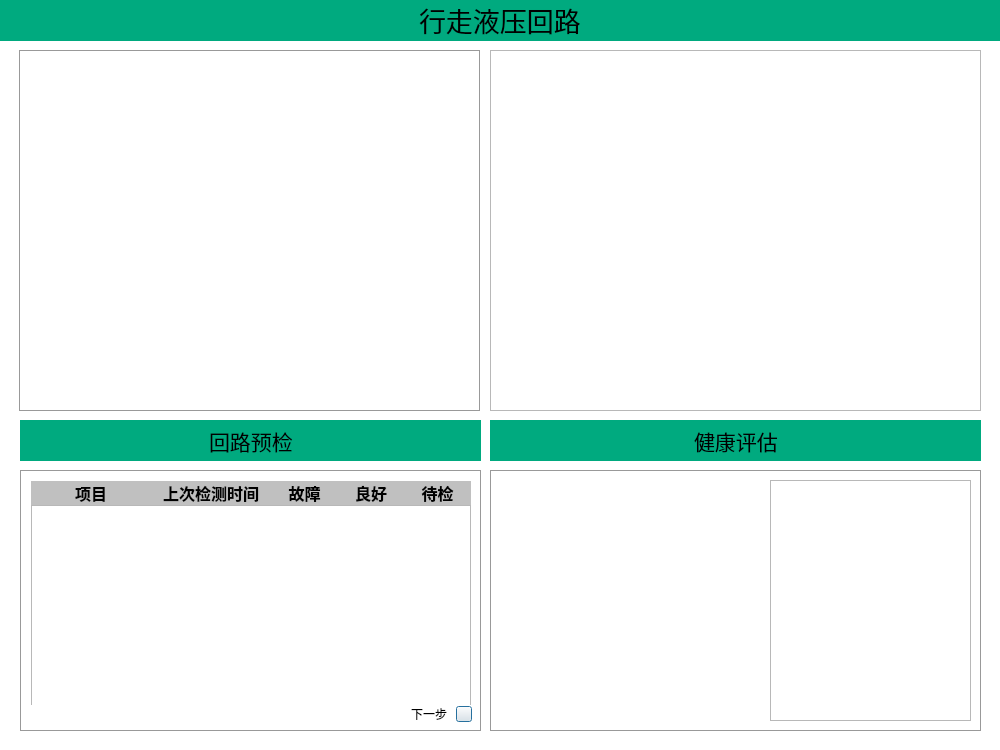
<?xml version="1.0" encoding="UTF-8"?>
<ui version="4.0">
 <class>TravelCircuitDialog</class>
 <widget class="QDialog" name="TravelCircuitDialog">
  <property name="geometry">
   <rect>
    <x>0</x>
    <y>0</y>
    <width>1000</width>
    <height>750</height>
   </rect>
  </property>
  <property name="windowTitle">
   <string>Dialog</string>
  </property>
  <property name="styleSheet">
   <string notr="true">QDialog
{
	background-color: rgb(255, 255, 255);
}
QWidget#verticalWidget
{
	border:1px solid #999
}

QGroupBox#groupEval
{
	border:1px solid #999
}
#panel
{
	background-color: rgb(0, 170, 127);
}
QFrame#frame
{
	border:1px solid #999;
}
#horizontalWidget,#horizontalWidget_2
{
	
	background-color: rgb(0, 170, 127);
}
QCheckBox#pressureSensor1,QCheckBox#pressureSensor2
{
	border-image: url(:/transducer/rsc/pressure.bmp);
}

QCheckBox#pressureSensor3,QCheckBox#pressureSensor4,QCheckBox#pressureSensor5
{
	border-image: url(:/transducer/rsc/pressure.bmp);
}

QCheckBox#dispSensor
{
	border-image: url(:/transducer/rsc/displacement.png);
}

QPushButton#btnRun
{
	border-image: url(:/icons/rsc/开始.png);
}

QPushButton#btnStop
{
	border-image: url(:/icons/rsc/停止.png);
}

QPushButton#btnHistory
{
	border-image: url(:/icons/rsc/历史.png);
}

QPushButton#btnEval
{
	border-image: url(:/icons/rsc/评估.png);
}
#horizontalWidget,#horizontalWidget_2
{
	
	background-color: rgb(0, 170, 127);
}
QStackedWidget
{
	border:1px solid #999;
}
QPushButton#pageDown_1
{
	border-image:url(:/icons/rsc/double-right-chevron.png)
}
QPushButton#pageUp_2
{
	border-image:url(:/icons/rsc/double-left-chevron.png)
}
QPushButton#pageDown_2
{
	border-image:url(:/icons/rsc/double-right-chevron.png)
}
QPushButton#pageUp_3
{
	border-image:url(:/icons/rsc/double-left-chevron.png)
}</string>
  </property>
  <widget class="QWidget" name="panel" native="true">
   <property name="geometry">
    <rect>
     <x>0</x>
     <y>0</y>
     <width>1001</width>
     <height>41</height>
    </rect>
   </property>
   <property name="styleSheet">
    <string notr="true">#panel
{
background-color: rgb(0, 170, 127);
}</string>
   </property>
   <layout class="QHBoxLayout" name="horizontalLayout_2">
    <item>
     <widget class="QLabel" name="label_6">
      <property name="sizePolicy">
       <sizepolicy hsizetype="Fixed" vsizetype="Fixed">
        <horstretch>0</horstretch>
        <verstretch>0</verstretch>
       </sizepolicy>
      </property>
      <property name="font">
       <font>
        <family>楷体</family>
        <pointsize>20</pointsize>
       </font>
      </property>
      <property name="text">
       <string>行走液压回路</string>
      </property>
     </widget>
    </item>
   </layout>
  </widget>
  <widget class="QStackedWidget" name="stackedWidget">
   <property name="geometry">
    <rect>
     <x>20</x>
     <y>470</y>
     <width>461</width>
     <height>261</height>
    </rect>
   </property>
   <property name="currentIndex">
    <number>0</number>
   </property>
   <widget class="QWidget" name="page_1">
    <widget class="QPushButton" name="pageDown_1">
     <property name="geometry">
      <rect>
       <x>435</x>
       <y>235</y>
       <width>16</width>
       <height>16</height>
      </rect>
     </property>
     <property name="text">
      <string/>
     </property>
    </widget>
    <widget class="QWidget" name="verticalLayoutWidget">
     <property name="geometry">
      <rect>
       <x>10</x>
       <y>10</y>
       <width>442</width>
       <height>224</height>
      </rect>
     </property>
     <layout class="QVBoxLayout" name="verticalLayout">
      <property name="spacing">
       <number>0</number>
      </property>
      <item>
       <layout class="QHBoxLayout" name="horizontalLayout_9">
        <property name="rightMargin">
         <number>2</number>
        </property>
        <item>
         <widget class="QLabel" name="label_7">
          <property name="sizePolicy">
           <sizepolicy hsizetype="Fixed" vsizetype="Preferred">
            <horstretch>0</horstretch>
            <verstretch>0</verstretch>
           </sizepolicy>
          </property>
          <property name="minimumSize">
           <size>
            <width>120</width>
            <height>16</height>
           </size>
          </property>
          <property name="font">
           <font>
            <family>楷体</family>
            <pointsize>12</pointsize>
            <weight>75</weight>
            <bold>true</bold>
           </font>
          </property>
          <property name="styleSheet">
           <string notr="true">background-color: rgb(192, 192, 192);
border-right-color: rgb(0, 0, 0);
</string>
          </property>
          <property name="text">
           <string>项目</string>
          </property>
          <property name="alignment">
           <set>Qt::AlignCenter</set>
          </property>
         </widget>
        </item>
        <item>
         <widget class="QLabel" name="label_8">
          <property name="sizePolicy">
           <sizepolicy hsizetype="Fixed" vsizetype="Preferred">
            <horstretch>0</horstretch>
            <verstretch>0</verstretch>
           </sizepolicy>
          </property>
          <property name="minimumSize">
           <size>
            <width>120</width>
            <height>0</height>
           </size>
          </property>
          <property name="font">
           <font>
            <family>楷体</family>
            <pointsize>12</pointsize>
            <weight>75</weight>
            <bold>true</bold>
           </font>
          </property>
          <property name="styleSheet">
           <string notr="true">background-color: rgb(192, 192, 192);
border-right-color: rgb(0, 0, 0);</string>
          </property>
          <property name="text">
           <string>上次检测时间</string>
          </property>
          <property name="alignment">
           <set>Qt::AlignCenter</set>
          </property>
         </widget>
        </item>
        <item>
         <widget class="QLabel" name="label_9">
          <property name="font">
           <font>
            <family>楷体</family>
            <pointsize>12</pointsize>
            <weight>75</weight>
            <bold>true</bold>
           </font>
          </property>
          <property name="styleSheet">
           <string notr="true">background-color: rgb(192, 192, 192);
border-right-color: rgb(0, 0, 0);</string>
          </property>
          <property name="text">
           <string>故障</string>
          </property>
          <property name="alignment">
           <set>Qt::AlignCenter</set>
          </property>
         </widget>
        </item>
        <item>
         <widget class="QLabel" name="label_10">
          <property name="font">
           <font>
            <family>楷体</family>
            <pointsize>12</pointsize>
            <weight>75</weight>
            <bold>true</bold>
           </font>
          </property>
          <property name="styleSheet">
           <string notr="true">background-color: rgb(192, 192, 192);
border-right-color: rgb(0, 0, 0);</string>
          </property>
          <property name="text">
           <string>良好</string>
          </property>
          <property name="alignment">
           <set>Qt::AlignCenter</set>
          </property>
         </widget>
        </item>
        <item>
         <widget class="QLabel" name="label_11">
          <property name="font">
           <font>
            <family>楷体</family>
            <pointsize>12</pointsize>
            <weight>75</weight>
            <bold>true</bold>
           </font>
          </property>
          <property name="styleSheet">
           <string notr="true">background-color: rgb(192, 192, 192);
border-right-color: rgb(0, 0, 0);</string>
          </property>
          <property name="text">
           <string>待检</string>
          </property>
          <property name="alignment">
           <set>Qt::AlignCenter</set>
          </property>
         </widget>
        </item>
       </layout>
      </item>
      <item>
       <widget class="QListWidget" name="checkList">
        <property name="sizePolicy">
         <sizepolicy hsizetype="Fixed" vsizetype="Fixed">
          <horstretch>0</horstretch>
          <verstretch>0</verstretch>
         </sizepolicy>
        </property>
        <property name="minimumSize">
         <size>
          <width>440</width>
          <height>204</height>
         </size>
        </property>
        <property name="resizeMode">
         <enum>QListView::Fixed</enum>
        </property>
        <property name="spacing">
         <number>15</number>
        </property>
       </widget>
      </item>
     </layout>
    </widget>
    <widget class="QLabel" name="label_4">
     <property name="geometry">
      <rect>
       <x>390</x>
       <y>235</y>
       <width>40</width>
       <height>16</height>
      </rect>
     </property>
     <property name="text">
      <string>下一步</string>
     </property>
    </widget>
   </widget>
   <widget class="QWidget" name="page_2">
    <widget class="QWidget" name="layoutWidget">
     <property name="geometry">
      <rect>
       <x>10</x>
       <y>10</y>
       <width>441</width>
       <height>221</height>
      </rect>
     </property>
     <layout class="QVBoxLayout" name="verticalLayout_4">
      <property name="spacing">
       <number>10</number>
      </property>
      <property name="topMargin">
       <number>10</number>
      </property>
      <property name="bottomMargin">
       <number>10</number>
      </property>
      <item>
       <layout class="QHBoxLayout" name="horizontalLayout_5">
        <property name="spacing">
         <number>6</number>
        </property>
        <property name="leftMargin">
         <number>5</number>
        </property>
        <property name="rightMargin">
         <number>5</number>
        </property>
        <item>
         <widget class="QCheckBox" name="pressureSensor1">
          <property name="sizePolicy">
           <sizepolicy hsizetype="Fixed" vsizetype="Fixed">
            <horstretch>0</horstretch>
            <verstretch>0</verstretch>
           </sizepolicy>
          </property>
          <property name="minimumSize">
           <size>
            <width>72</width>
            <height>16</height>
           </size>
          </property>
          <property name="styleSheet">
           <string notr="true"/>
          </property>
          <property name="text">
           <string/>
          </property>
         </widget>
        </item>
        <item>
         <widget class="QLabel" name="label_2">
          <property name="sizePolicy">
           <sizepolicy hsizetype="Fixed" vsizetype="Fixed">
            <horstretch>0</horstretch>
            <verstretch>0</verstretch>
           </sizepolicy>
          </property>
          <property name="minimumSize">
           <size>
            <width>50</width>
            <height>20</height>
           </size>
          </property>
          <property name="font">
           <font>
            <family>楷体</family>
            <pointsize>12</pointsize>
           </font>
          </property>
          <property name="text">
           <string>传感器信号类型： </string>
          </property>
         </widget>
        </item>
        <item>
         <widget class="QComboBox" name="comboBox_1">
          <property name="sizePolicy">
           <sizepolicy hsizetype="Fixed" vsizetype="Fixed">
            <horstretch>0</horstretch>
            <verstretch>0</verstretch>
           </sizepolicy>
          </property>
          <property name="minimumSize">
           <size>
            <width>120</width>
            <height>20</height>
           </size>
          </property>
         </widget>
        </item>
       </layout>
      </item>
      <item>
       <layout class="QHBoxLayout" name="horizontalLayout_6">
        <property name="leftMargin">
         <number>5</number>
        </property>
        <property name="rightMargin">
         <number>5</number>
        </property>
        <item>
         <widget class="QCheckBox" name="pressureSensor2">
          <property name="sizePolicy">
           <sizepolicy hsizetype="Fixed" vsizetype="Fixed">
            <horstretch>0</horstretch>
            <verstretch>0</verstretch>
           </sizepolicy>
          </property>
          <property name="minimumSize">
           <size>
            <width>72</width>
            <height>16</height>
           </size>
          </property>
          <property name="text">
           <string/>
          </property>
         </widget>
        </item>
        <item>
         <widget class="QLabel" name="label_3">
          <property name="sizePolicy">
           <sizepolicy hsizetype="Fixed" vsizetype="Fixed">
            <horstretch>0</horstretch>
            <verstretch>0</verstretch>
           </sizepolicy>
          </property>
          <property name="minimumSize">
           <size>
            <width>50</width>
            <height>20</height>
           </size>
          </property>
          <property name="font">
           <font>
            <family>楷体</family>
            <pointsize>12</pointsize>
           </font>
          </property>
          <property name="text">
           <string>传感器信号类型：</string>
          </property>
         </widget>
        </item>
        <item>
         <widget class="QComboBox" name="comboBox_2">
          <property name="sizePolicy">
           <sizepolicy hsizetype="Fixed" vsizetype="Fixed">
            <horstretch>0</horstretch>
            <verstretch>0</verstretch>
           </sizepolicy>
          </property>
          <property name="minimumSize">
           <size>
            <width>120</width>
            <height>20</height>
           </size>
          </property>
         </widget>
        </item>
       </layout>
      </item>
      <item>
       <layout class="QHBoxLayout" name="horizontalLayout_8">
        <property name="leftMargin">
         <number>5</number>
        </property>
        <property name="rightMargin">
         <number>5</number>
        </property>
        <item>
         <widget class="QCheckBox" name="dispSensor">
          <property name="sizePolicy">
           <sizepolicy hsizetype="Fixed" vsizetype="Fixed">
            <horstretch>0</horstretch>
            <verstretch>0</verstretch>
           </sizepolicy>
          </property>
          <property name="minimumSize">
           <size>
            <width>72</width>
            <height>16</height>
           </size>
          </property>
          <property name="text">
           <string/>
          </property>
         </widget>
        </item>
        <item>
         <widget class="QLabel" name="label_5">
          <property name="sizePolicy">
           <sizepolicy hsizetype="Fixed" vsizetype="Fixed">
            <horstretch>0</horstretch>
            <verstretch>0</verstretch>
           </sizepolicy>
          </property>
          <property name="minimumSize">
           <size>
            <width>50</width>
            <height>20</height>
           </size>
          </property>
          <property name="font">
           <font>
            <family>楷体</family>
            <pointsize>12</pointsize>
           </font>
          </property>
          <property name="text">
           <string>传感器信号类型：</string>
          </property>
         </widget>
        </item>
        <item>
         <widget class="QComboBox" name="comboBox_3">
          <property name="sizePolicy">
           <sizepolicy hsizetype="Fixed" vsizetype="Fixed">
            <horstretch>0</horstretch>
            <verstretch>0</verstretch>
           </sizepolicy>
          </property>
          <property name="minimumSize">
           <size>
            <width>120</width>
            <height>20</height>
           </size>
          </property>
         </widget>
        </item>
       </layout>
      </item>
      <item>
       <layout class="QHBoxLayout" name="horizontalLayout_10">
        <property name="leftMargin">
         <number>5</number>
        </property>
        <property name="rightMargin">
         <number>5</number>
        </property>
        <item>
         <widget class="QCheckBox" name="pressureSensor3">
          <property name="sizePolicy">
           <sizepolicy hsizetype="Fixed" vsizetype="Fixed">
            <horstretch>0</horstretch>
            <verstretch>0</verstretch>
           </sizepolicy>
          </property>
          <property name="minimumSize">
           <size>
            <width>72</width>
            <height>16</height>
           </size>
          </property>
          <property name="text">
           <string/>
          </property>
         </widget>
        </item>
        <item>
         <widget class="QLabel" name="label_16">
          <property name="sizePolicy">
           <sizepolicy hsizetype="Fixed" vsizetype="Fixed">
            <horstretch>0</horstretch>
            <verstretch>0</verstretch>
           </sizepolicy>
          </property>
          <property name="minimumSize">
           <size>
            <width>50</width>
            <height>20</height>
           </size>
          </property>
          <property name="font">
           <font>
            <family>楷体</family>
            <pointsize>12</pointsize>
           </font>
          </property>
          <property name="text">
           <string>传感器信号类型：</string>
          </property>
         </widget>
        </item>
        <item>
         <widget class="QComboBox" name="comboBox_4">
          <property name="sizePolicy">
           <sizepolicy hsizetype="Fixed" vsizetype="Fixed">
            <horstretch>0</horstretch>
            <verstretch>0</verstretch>
           </sizepolicy>
          </property>
          <property name="minimumSize">
           <size>
            <width>120</width>
            <height>20</height>
           </size>
          </property>
         </widget>
        </item>
       </layout>
      </item>
      <item>
       <layout class="QHBoxLayout" name="horizontalLayout_11">
        <property name="leftMargin">
         <number>5</number>
        </property>
        <property name="rightMargin">
         <number>5</number>
        </property>
        <item>
         <widget class="QCheckBox" name="pressureSensor4">
          <property name="sizePolicy">
           <sizepolicy hsizetype="Fixed" vsizetype="Fixed">
            <horstretch>0</horstretch>
            <verstretch>0</verstretch>
           </sizepolicy>
          </property>
          <property name="minimumSize">
           <size>
            <width>72</width>
            <height>16</height>
           </size>
          </property>
          <property name="text">
           <string/>
          </property>
         </widget>
        </item>
        <item>
         <widget class="QLabel" name="label_17">
          <property name="sizePolicy">
           <sizepolicy hsizetype="Fixed" vsizetype="Fixed">
            <horstretch>0</horstretch>
            <verstretch>0</verstretch>
           </sizepolicy>
          </property>
          <property name="minimumSize">
           <size>
            <width>50</width>
            <height>20</height>
           </size>
          </property>
          <property name="font">
           <font>
            <family>楷体</family>
            <pointsize>12</pointsize>
           </font>
          </property>
          <property name="text">
           <string>传感器信号类型：</string>
          </property>
         </widget>
        </item>
        <item>
         <widget class="QComboBox" name="comboBox_5">
          <property name="sizePolicy">
           <sizepolicy hsizetype="Fixed" vsizetype="Fixed">
            <horstretch>0</horstretch>
            <verstretch>0</verstretch>
           </sizepolicy>
          </property>
          <property name="minimumSize">
           <size>
            <width>120</width>
            <height>20</height>
           </size>
          </property>
         </widget>
        </item>
       </layout>
      </item>
      <item>
       <layout class="QHBoxLayout" name="horizontalLayout_12">
        <property name="leftMargin">
         <number>5</number>
        </property>
        <property name="rightMargin">
         <number>5</number>
        </property>
        <item>
         <widget class="QCheckBox" name="pressureSensor5">
          <property name="sizePolicy">
           <sizepolicy hsizetype="Fixed" vsizetype="Fixed">
            <horstretch>0</horstretch>
            <verstretch>0</verstretch>
           </sizepolicy>
          </property>
          <property name="minimumSize">
           <size>
            <width>72</width>
            <height>16</height>
           </size>
          </property>
          <property name="text">
           <string/>
          </property>
         </widget>
        </item>
        <item>
         <widget class="QLabel" name="label_18">
          <property name="sizePolicy">
           <sizepolicy hsizetype="Fixed" vsizetype="Fixed">
            <horstretch>0</horstretch>
            <verstretch>0</verstretch>
           </sizepolicy>
          </property>
          <property name="minimumSize">
           <size>
            <width>50</width>
            <height>20</height>
           </size>
          </property>
          <property name="font">
           <font>
            <family>楷体</family>
            <pointsize>12</pointsize>
           </font>
          </property>
          <property name="text">
           <string>传感器信号类型：</string>
          </property>
         </widget>
        </item>
        <item>
         <widget class="QComboBox" name="comboBox_6">
          <property name="sizePolicy">
           <sizepolicy hsizetype="Fixed" vsizetype="Fixed">
            <horstretch>0</horstretch>
            <verstretch>0</verstretch>
           </sizepolicy>
          </property>
          <property name="minimumSize">
           <size>
            <width>120</width>
            <height>20</height>
           </size>
          </property>
         </widget>
        </item>
       </layout>
      </item>
     </layout>
    </widget>
    <widget class="QPushButton" name="pageDown_2">
     <property name="geometry">
      <rect>
       <x>435</x>
       <y>235</y>
       <width>16</width>
       <height>16</height>
      </rect>
     </property>
     <property name="text">
      <string/>
     </property>
    </widget>
    <widget class="QPushButton" name="pageUp_2">
     <property name="geometry">
      <rect>
       <x>10</x>
       <y>235</y>
       <width>16</width>
       <height>16</height>
      </rect>
     </property>
     <property name="text">
      <string/>
     </property>
    </widget>
    <widget class="QLabel" name="label_12">
     <property name="geometry">
      <rect>
       <x>35</x>
       <y>235</y>
       <width>40</width>
       <height>16</height>
      </rect>
     </property>
     <property name="text">
      <string>上一步</string>
     </property>
    </widget>
    <widget class="QLabel" name="label_13">
     <property name="geometry">
      <rect>
       <x>390</x>
       <y>235</y>
       <width>40</width>
       <height>16</height>
      </rect>
     </property>
     <property name="text">
      <string>下一步</string>
     </property>
    </widget>
   </widget>
   <widget class="QWidget" name="page_3">
    <widget class="QWidget" name="layoutWidget_2">
     <property name="geometry">
      <rect>
       <x>10</x>
       <y>10</y>
       <width>441</width>
       <height>221</height>
      </rect>
     </property>
     <layout class="QHBoxLayout" name="horizontalLayout">
      <property name="leftMargin">
       <number>10</number>
      </property>
      <property name="rightMargin">
       <number>10</number>
      </property>
      <item>
       <widget class="QTextBrowser" name="textBrowser">
        <property name="sizePolicy">
         <sizepolicy hsizetype="Fixed" vsizetype="Expanding">
          <horstretch>0</horstretch>
          <verstretch>0</verstretch>
         </sizepolicy>
        </property>
        <property name="minimumSize">
         <size>
          <width>80</width>
          <height>0</height>
         </size>
        </property>
       </widget>
      </item>
      <item>
       <layout class="QVBoxLayout" name="verticalLayout_2">
        <property name="leftMargin">
         <number>3</number>
        </property>
        <property name="rightMargin">
         <number>3</number>
        </property>
        <item>
         <widget class="QPushButton" name="btnRun">
          <property name="sizePolicy">
           <sizepolicy hsizetype="Fixed" vsizetype="Fixed">
            <horstretch>0</horstretch>
            <verstretch>0</verstretch>
           </sizepolicy>
          </property>
          <property name="minimumSize">
           <size>
            <width>41</width>
            <height>41</height>
           </size>
          </property>
          <property name="text">
           <string/>
          </property>
         </widget>
        </item>
        <item>
         <widget class="QPushButton" name="btnStop">
          <property name="sizePolicy">
           <sizepolicy hsizetype="Fixed" vsizetype="Fixed">
            <horstretch>0</horstretch>
            <verstretch>0</verstretch>
           </sizepolicy>
          </property>
          <property name="minimumSize">
           <size>
            <width>41</width>
            <height>41</height>
           </size>
          </property>
          <property name="text">
           <string/>
          </property>
         </widget>
        </item>
        <item>
         <widget class="QPushButton" name="btnHistory">
          <property name="sizePolicy">
           <sizepolicy hsizetype="Fixed" vsizetype="Fixed">
            <horstretch>0</horstretch>
            <verstretch>0</verstretch>
           </sizepolicy>
          </property>
          <property name="minimumSize">
           <size>
            <width>41</width>
            <height>41</height>
           </size>
          </property>
          <property name="text">
           <string/>
          </property>
         </widget>
        </item>
        <item>
         <widget class="QPushButton" name="btnEval">
          <property name="sizePolicy">
           <sizepolicy hsizetype="Fixed" vsizetype="Fixed">
            <horstretch>0</horstretch>
            <verstretch>0</verstretch>
           </sizepolicy>
          </property>
          <property name="minimumSize">
           <size>
            <width>41</width>
            <height>41</height>
           </size>
          </property>
          <property name="text">
           <string/>
          </property>
         </widget>
        </item>
       </layout>
      </item>
      <item>
       <layout class="QVBoxLayout" name="verticalLayout_3">
        <property name="leftMargin">
         <number>6</number>
        </property>
        <property name="topMargin">
         <number>6</number>
        </property>
        <property name="rightMargin">
         <number>6</number>
        </property>
        <property name="bottomMargin">
         <number>6</number>
        </property>
        <item>
         <widget class="QComboBox" name="updatePeriod">
          <property name="sizePolicy">
           <sizepolicy hsizetype="Expanding" vsizetype="Fixed">
            <horstretch>0</horstretch>
            <verstretch>0</verstretch>
           </sizepolicy>
          </property>
          <property name="modelColumn">
           <number>0</number>
          </property>
         </widget>
        </item>
        <item>
         <widget class="QDateEdit" name="dateEdit">
          <property name="sizePolicy">
           <sizepolicy hsizetype="Expanding" vsizetype="Fixed">
            <horstretch>0</horstretch>
            <verstretch>0</verstretch>
           </sizepolicy>
          </property>
         </widget>
        </item>
        <item>
         <widget class="QListWidget" name="listWidget">
          <property name="sizePolicy">
           <sizepolicy hsizetype="Fixed" vsizetype="Expanding">
            <horstretch>0</horstretch>
            <verstretch>0</verstretch>
           </sizepolicy>
          </property>
         </widget>
        </item>
       </layout>
      </item>
     </layout>
    </widget>
    <widget class="QPushButton" name="pageUp_3">
     <property name="geometry">
      <rect>
       <x>435</x>
       <y>235</y>
       <width>16</width>
       <height>16</height>
      </rect>
     </property>
     <property name="text">
      <string/>
     </property>
    </widget>
    <widget class="QLabel" name="label_14">
     <property name="geometry">
      <rect>
       <x>390</x>
       <y>235</y>
       <width>40</width>
       <height>16</height>
      </rect>
     </property>
     <property name="text">
      <string>上一步</string>
     </property>
    </widget>
   </widget>
  </widget>
  <widget class="QListWidget" name="figureListWidget">
   <property name="geometry">
    <rect>
     <x>490</x>
     <y>50</y>
     <width>491</width>
     <height>361</height>
    </rect>
   </property>
   <property name="resizeMode">
    <enum>QListView::Adjust</enum>
   </property>
   <property name="gridSize">
    <size>
     <width>480</width>
     <height>120</height>
    </size>
   </property>
  </widget>
  <widget class="QWidget" name="horizontalWidget_2" native="true">
   <property name="geometry">
    <rect>
     <x>490</x>
     <y>420</y>
     <width>491</width>
     <height>41</height>
    </rect>
   </property>
   <layout class="QHBoxLayout" name="horizontalLayout_4">
    <item>
     <spacer name="horizontalSpacer_3">
      <property name="orientation">
       <enum>Qt::Horizontal</enum>
      </property>
      <property name="sizeHint" stdset="0">
       <size>
        <width>40</width>
        <height>20</height>
       </size>
      </property>
     </spacer>
    </item>
    <item>
     <widget class="QLabel" name="label">
      <property name="font">
       <font>
        <family>楷体</family>
        <pointsize>16</pointsize>
       </font>
      </property>
      <property name="text">
       <string>健康评估</string>
      </property>
     </widget>
    </item>
    <item>
     <spacer name="horizontalSpacer_4">
      <property name="orientation">
       <enum>Qt::Horizontal</enum>
      </property>
      <property name="sizeHint" stdset="0">
       <size>
        <width>40</width>
        <height>20</height>
       </size>
      </property>
     </spacer>
    </item>
   </layout>
  </widget>
  <widget class="QGroupBox" name="groupEval">
   <property name="geometry">
    <rect>
     <x>490</x>
     <y>470</y>
     <width>491</width>
     <height>261</height>
    </rect>
   </property>
   <property name="sizePolicy">
    <sizepolicy hsizetype="Fixed" vsizetype="Fixed">
     <horstretch>0</horstretch>
     <verstretch>0</verstretch>
    </sizepolicy>
   </property>
   <property name="minimumSize">
    <size>
     <width>400</width>
     <height>250</height>
    </size>
   </property>
   <property name="autoFillBackground">
    <bool>false</bool>
   </property>
   <property name="title">
    <string/>
   </property>
   <widget class="QTextEdit" name="textFault">
    <property name="geometry">
     <rect>
      <x>280</x>
      <y>10</y>
      <width>201</width>
      <height>241</height>
     </rect>
    </property>
   </widget>
   <widget class="RadarWidget" name="radar" native="true">
    <property name="geometry">
     <rect>
      <x>10</x>
      <y>10</y>
      <width>261</width>
      <height>241</height>
     </rect>
    </property>
   </widget>
  </widget>
  <widget class="QWidget" name="horizontalWidget" native="true">
   <property name="geometry">
    <rect>
     <x>20</x>
     <y>420</y>
     <width>461</width>
     <height>41</height>
    </rect>
   </property>
   <layout class="QHBoxLayout" name="horizontalLayout_3">
    <item>
     <spacer name="horizontalSpacer">
      <property name="orientation">
       <enum>Qt::Horizontal</enum>
      </property>
      <property name="sizeHint" stdset="0">
       <size>
        <width>40</width>
        <height>20</height>
       </size>
      </property>
     </spacer>
    </item>
    <item>
     <widget class="QLabel" name="labelSeosor">
      <property name="font">
       <font>
        <family>楷体</family>
        <pointsize>16</pointsize>
       </font>
      </property>
      <property name="text">
       <string>回路预检</string>
      </property>
     </widget>
    </item>
    <item>
     <spacer name="horizontalSpacer_2">
      <property name="orientation">
       <enum>Qt::Horizontal</enum>
      </property>
      <property name="sizeHint" stdset="0">
       <size>
        <width>40</width>
        <height>20</height>
       </size>
      </property>
     </spacer>
    </item>
   </layout>
  </widget>
  <widget class="QFrame" name="frame">
   <property name="geometry">
    <rect>
     <x>19</x>
     <y>50</y>
     <width>461</width>
     <height>361</height>
    </rect>
   </property>
   <property name="frameShape">
    <enum>QFrame::StyledPanel</enum>
   </property>
   <property name="frameShadow">
    <enum>QFrame::Raised</enum>
   </property>
   <widget class="QLabel" name="labelImageTravel">
    <property name="geometry">
     <rect>
      <x>-20</x>
      <y>20</y>
      <width>511</width>
      <height>326</height>
     </rect>
    </property>
    <property name="sizePolicy">
     <sizepolicy hsizetype="Fixed" vsizetype="Fixed">
      <horstretch>0</horstretch>
      <verstretch>0</verstretch>
     </sizepolicy>
    </property>
    <property name="minimumSize">
     <size>
      <width>458</width>
      <height>326</height>
     </size>
    </property>
    <property name="text">
     <string/>
    </property>
    <property name="pixmap">
     <pixmap resource="resources.qrc">:/circuit/rsc/左右行走_动画无框.gif</pixmap>
    </property>
    <property name="scaledContents">
     <bool>true</bool>
    </property>
   </widget>
  </widget>
 </widget>
 <customwidgets>
  <customwidget>
   <class>RadarWidget</class>
   <extends>QWidget</extends>
   <header location="global">radarwidget.h</header>
   <container>1</container>
  </customwidget>
 </customwidgets>
 <resources>
  <include location="resources.qrc"/>
 </resources>
 <connections/>
</ui>
